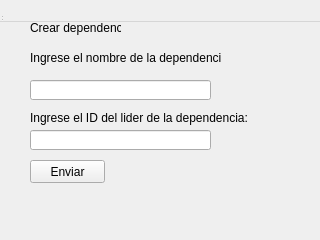
<?xml version="1.0" encoding="UTF-8"?>
<ui version="4.0">
 <class>form_window</class>
 <widget class="QWidget" name="form_window">
  <property name="geometry">
   <rect>
    <x>0</x>
    <y>0</y>
    <width>320</width>
    <height>240</height>
   </rect>
  </property>
  <property name="windowTitle">
   <string>MainWindow</string>
  </property>
  <widget class="QWidget" name="centralwidget">
   <widget class="QLineEdit" name="input_dependencia_nombre">
    <property name="geometry">
     <rect>
      <x>30</x>
      <y>80</y>
      <width>181</width>
      <height>20</height>
     </rect>
    </property>
   </widget>
   <widget class="QLabel" name="label">
    <property name="geometry">
     <rect>
      <x>30</x>
      <y>20</y>
      <width>91</width>
      <height>16</height>
     </rect>
    </property>
    <property name="text">
     <string>Crear dependencia</string>
    </property>
   </widget>
   <widget class="QLabel" name="label_2">
    <property name="geometry">
     <rect>
      <x>30</x>
      <y>50</y>
      <width>191</width>
      <height>16</height>
     </rect>
    </property>
    <property name="text">
     <string>Ingrese el nombre de la dependencia:</string>
    </property>
   </widget>
   <widget class="QLineEdit" name="input_dependencia_id_lider">
    <property name="geometry">
     <rect>
      <x>30</x>
      <y>130</y>
      <width>181</width>
      <height>20</height>
     </rect>
    </property>
   </widget>
   <widget class="QLabel" name="label_3">
    <property name="geometry">
     <rect>
      <x>30</x>
      <y>110</y>
      <width>231</width>
      <height>16</height>
     </rect>
    </property>
    <property name="text">
     <string>Ingrese el ID del lider de la dependencia:</string>
    </property>
   </widget>
   <widget class="QPushButton" name="enviar_dependencia">
    <property name="geometry">
     <rect>
      <x>30</x>
      <y>160</y>
      <width>75</width>
      <height>23</height>
     </rect>
    </property>
    <property name="text">
     <string>Enviar</string>
    </property>
   </widget>
  </widget>
  <widget class="QMenuBar" name="menubar">
   <property name="geometry">
    <rect>
     <x>0</x>
     <y>0</y>
     <width>320</width>
     <height>22</height>
    </rect>
   </property>
  </widget>
  <widget class="QStatusBar" name="statusbar"/>
 </widget>
 <resources/>
 <connections/>
</ui>
